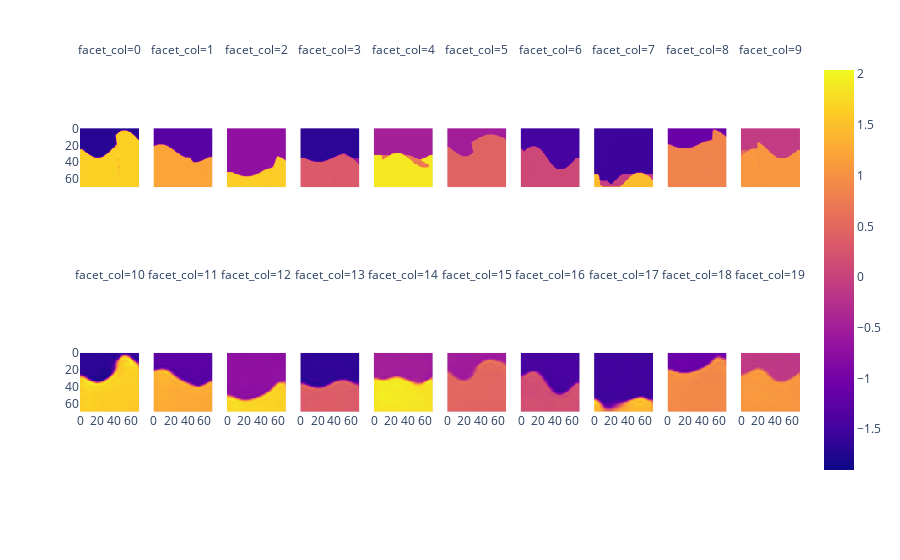

Notebook code cell kept with this figure:
### Code cell
import numpy as np
import plotly.express as px

OFFSET = 50
IMGS_TO_SHOW = 10

y_true_to_display = (
    batch_y
    .cpu()
    .numpy()
    [OFFSET:OFFSET+IMGS_TO_SHOW, 0, ...]
)

y_pred_to_display = (
    batch_y_pred
    .cpu()
    .detach()
    .numpy()
    [OFFSET:OFFSET+IMGS_TO_SHOW, 0, ...]
)

print(y_true_to_display.shape)


px.imshow(
    np.concatenate(
        (y_true_to_display,
        y_pred_to_display)
    ),
    facet_col=0,
    facet_col_wrap=IMGS_TO_SHOW,
)

### Figure 1 — Plotly figure (JSON) as saved in the notebook; plotly's stock layout.template omitted (floating-point values rounded to 4 significant figures; data arrays with more than 128 entries replaced by an {"elided": "..."} marker saying what was removed)
{"data": [{"coloraxis": "coloraxis", "hovertemplate": "x: %{x}<br>y: %{y}<br>color: %{z}<extra></extra>", "name": "0", "type": "heatmap", "xaxis": "x11", "yaxis": "y11", "z": {"elided": "70x70 float values"}}, {"coloraxis": "coloraxis", "hovertemplate": "x: %{x}<br>y: %{y}<br>color: %{z}<extra></extra>", "name": "1", "type": "heatmap", "xaxis": "x12", "yaxis": "y12", "z": {"elided": "70x70 float values"}}, {"coloraxis": "coloraxis", "hovertemplate": "x: %{x}<br>y: %{y}<br>color: %{z}<extra></extra>", "name": "2", "type": "heatmap", "xaxis": "x13", "yaxis": "y13", "z": {"elided": "70x70 float values"}}, {"coloraxis": "coloraxis", "hovertemplate": "x: %{x}<br>y: %{y}<br>color: %{z}<extra></extra>", "name": "3", "type": "heatmap", "xaxis": "x14", "yaxis": "y14", "z": {"elided": "70x70 float values"}}, {"coloraxis": "coloraxis", "hovertemplate": "x: %{x}<br>y: %{y}<br>color: %{z}<extra></extra>", "name": "4", "type": "heatmap", "xaxis": "x15", "yaxis": "y15", "z": {"elided": "70x70 float values"}}, {"coloraxis": "coloraxis", "hovertemplate": "x: %{x}<br>y: %{y}<br>color: %{z}<extra></extra>", "name": "5", "type": "heatmap", "xaxis": "x16", "yaxis": "y16", "z": {"elided": "70x70 float values"}}, {"coloraxis": "coloraxis", "hovertemplate": "x: %{x}<br>y: %{y}<br>color: %{z}<extra></extra>", "name": "6", "type": "heatmap", "xaxis": "x17", "yaxis": "y17", "z": {"elided": "70x70 float values"}}, {"coloraxis": "coloraxis", "hovertemplate": "x: %{x}<br>y: %{y}<br>color: %{z}<extra></extra>", "name": "7", "type": "heatmap", "xaxis": "x18", "yaxis": "y18", "z": {"elided": "70x70 float values"}}, {"coloraxis": "coloraxis", "hovertemplate": "x: %{x}<br>y: %{y}<br>color: %{z}<extra></extra>", "name": "8", "type": "heatmap", "xaxis": "x19", "yaxis": "y19", "z": {"elided": "70x70 float values"}}, {"coloraxis": "coloraxis", "hovertemplate": "x: %{x}<br>y: %{y}<br>color: %{z}<extra></extra>", "name": "9", "type": "heatmap", "xaxis": "x20", "yaxis": "y20", "z": {"elided": "70x70 float values"}}, {"coloraxis": "coloraxis", "hovertemplate": "x: %{x}<br>y: %{y}<br>color: %{z}<extra></extra>", "name": "10", "type": "heatmap", "xaxis": "x", "yaxis": "y", "z": {"elided": "70x70 float values"}}, {"coloraxis": "coloraxis", "hovertemplate": "x: %{x}<br>y: %{y}<br>color: %{z}<extra></extra>", "name": "11", "type": "heatmap", "xaxis": "x2", "yaxis": "y2", "z": {"elided": "70x70 float values"}}, {"coloraxis": "coloraxis", "hovertemplate": "x: %{x}<br>y: %{y}<br>color: %{z}<extra></extra>", "name": "12", "type": "heatmap", "xaxis": "x3", "yaxis": "y3", "z": {"elided": "70x70 float values"}}, {"coloraxis": "coloraxis", "hovertemplate": "x: %{x}<br>y: %{y}<br>color: %{z}<extra></extra>", "name": "13", "type": "heatmap", "xaxis": "x4", "yaxis": "y4", "z": {"elided": "70x70 float values"}}, {"coloraxis": "coloraxis", "hovertemplate": "x: %{x}<br>y: %{y}<br>color: %{z}<extra></extra>", "name": "14", "type": "heatmap", "xaxis": "x5", "yaxis": "y5", "z": {"elided": "70x70 float values"}}, {"coloraxis": "coloraxis", "hovertemplate": "x: %{x}<br>y: %{y}<br>color: %{z}<extra></extra>", "name": "15", "type": "heatmap", "xaxis": "x6", "yaxis": "y6", "z": {"elided": "70x70 float values"}}, {"coloraxis": "coloraxis", "hovertemplate": "x: %{x}<br>y: %{y}<br>color: %{z}<extra></extra>", "name": "16", "type": "heatmap", "xaxis": "x7", "yaxis": "y7", "z": {"elided": "70x70 float values"}}, {"coloraxis": "coloraxis", "hovertemplate": "x: %{x}<br>y: %{y}<br>color: %{z}<extra></extra>", "name": "17", "type": "heatmap", "xaxis": "x8", "yaxis": "y8", "z": {"elided": "70x70 float values"}}, {"coloraxis": "coloraxis", "hovertemplate": "x: %{x}<br>y: %{y}<br>color: %{z}<extra></extra>", "name": "18", "type": "heatmap", "xaxis": "x9", "yaxis": "y9", "z": {"elided": "70x70 float values"}}, {"coloraxis": "coloraxis", "hovertemplate": "x: %{x}<br>y: %{y}<br>color: %{z}<extra></extra>", "name": "19", "type": "heatmap", "xaxis": "x10", "yaxis": "y10", "z": {"elided": "70x70 float values"}}], "layout": {"annotations": [{"font": {}, "showarrow": false, "text": "facet_col=10", "x": 0.041, "xanchor": "center", "xref": "paper", "y": 0.465, "yanchor": "bottom", "yref": "paper"}, {"font": {}, "showarrow": false, "text": "facet_col=11", "x": 0.143, "xanchor": "center", "xref": "paper", "y": 0.465, "yanchor": "bottom", "yref": "paper"}, {"font": {}, "showarrow": false, "text": "facet_col=12", "x": 0.245, "xanchor": "center", "xref": "paper", "y": 0.465, "yanchor": "bottom", "yref": "paper"}, {"font": {}, "showarrow": false, "text": "facet_col=13", "x": 0.347, "xanchor": "center", "xref": "paper", "y": 0.465, "yanchor": "bottom", "yref": "paper"}, {"font": {}, "showarrow": false, "text": "facet_col=14", "x": 0.449, "xanchor": "center", "xref": "paper", "y": 0.465, "yanchor": "bottom", "yref": "paper"}, {"font": {}, "showarrow": false, "text": "facet_col=15", "x": 0.551, "xanchor": "center", "xref": "paper", "y": 0.465, "yanchor": "bottom", "yref": "paper"}, {"font": {}, "showarrow": false, "text": "facet_col=16", "x": 0.653, "xanchor": "center", "xref": "paper", "y": 0.465, "yanchor": "bottom", "yref": "paper"}, {"font": {}, "showarrow": false, "text": "facet_col=17", "x": 0.755, "xanchor": "center", "xref": "paper", "y": 0.465, "yanchor": "bottom", "yref": "paper"}, {"font": {}, "showarrow": false, "text": "facet_col=18", "x": 0.857, "xanchor": "center", "xref": "paper", "y": 0.465, "yanchor": "bottom", "yref": "paper"}, {"font": {}, "showarrow": false, "text": "facet_col=19", "x": 0.959, "xanchor": "center", "xref": "paper", "y": 0.465, "yanchor": "bottom", "yref": "paper"}, {"font": {}, "showarrow": false, "text": "facet_col=0", "x": 0.041, "xanchor": "center", "xref": "paper", "y": 1.0, "yanchor": "bottom", "yref": "paper"}, {"font": {}, "showarrow": false, "text": "facet_col=1", "x": 0.143, "xanchor": "center", "xref": "paper", "y": 1.0, "yanchor": "bottom", "yref": "paper"}, {"font": {}, "showarrow": false, "text": "facet_col=2", "x": 0.245, "xanchor": "center", "xref": "paper", "y": 1.0, "yanchor": "bottom", "yref": "paper"}, {"font": {}, "showarrow": false, "text": "facet_col=3", "x": 0.347, "xanchor": "center", "xref": "paper", "y": 1.0, "yanchor": "bottom", "yref": "paper"}, {"font": {}, "showarrow": false, "text": "facet_col=4", "x": 0.449, "xanchor": "center", "xref": "paper", "y": 1.0, "yanchor": "bottom", "yref": "paper"}, {"font": {}, "showarrow": false, "text": "facet_col=5", "x": 0.551, "xanchor": "center", "xref": "paper", "y": 1.0, "yanchor": "bottom", "yref": "paper"}, {"font": {}, "showarrow": false, "text": "facet_col=6", "x": 0.653, "xanchor": "center", "xref": "paper", "y": 1.0, "yanchor": "bottom", "yref": "paper"}, {"font": {}, "showarrow": false, "text": "facet_col=7", "x": 0.755, "xanchor": "center", "xref": "paper", "y": 1.0, "yanchor": "bottom", "yref": "paper"}, {"font": {}, "showarrow": false, "text": "facet_col=8", "x": 0.857, "xanchor": "center", "xref": "paper", "y": 1.0, "yanchor": "bottom", "yref": "paper"}, {"font": {}, "showarrow": false, "text": "facet_col=9", "x": 0.959, "xanchor": "center", "xref": "paper", "y": 1.0, "yanchor": "bottom", "yref": "paper"}], "coloraxis": {"colorscale": [[0, "#0d0887"], [0.1111, "#46039f"], [0.2222, "#7201a8"], [0.3333, "#9c179e"], [0.4444, "#bd3786"], [0.5556, "#d8576b"], [0.6667, "#ed7953"], [0.7778, "#fb9f3a"], [0.8889, "#fdca26"], [1, "#f0f921"]]}, "margin": {"t": 60}, "xaxis": {"anchor": "y", "constrain": "domain", "domain": [0, 0.082], "scaleanchor": "y"}, "xaxis10": {"anchor": "y10", "domain": [0.918, 1], "matches": "x"}, "xaxis11": {"anchor": "y11", "domain": [0, 0.082], "matches": "x", "showticklabels": false}, "xaxis12": {"anchor": "y12", "domain": [0.102, 0.184], "matches": "x", "showticklabels": false}, "xaxis13": {"anchor": "y13", "domain": [0.204, 0.286], "matches": "x", "showticklabels": false}, "xaxis14": {"anchor": "y14", "domain": [0.306, 0.388], "matches": "x", "showticklabels": false}, "xaxis15": {"anchor": "y15", "domain": [0.408, 0.49], "matches": "x", "showticklabels": false}, "xaxis16": {"anchor": "y16", "domain": [0.51, 0.592], "matches": "x", "showticklabels": false}, "xaxis17": {"anchor": "y17", "domain": [0.612, 0.694], "matches": "x", "showticklabels": false}, "xaxis18": {"anchor": "y18", "domain": [0.714, 0.796], "matches": "x", "showticklabels": false}, "xaxis19": {"anchor": "y19", "domain": [0.816, 0.898], "matches": "x", "showticklabels": false}, "xaxis2": {"anchor": "y2", "domain": [0.102, 0.184], "matches": "x"}, "xaxis20": {"anchor": "y20", "domain": [0.918, 1], "matches": "x", "showticklabels": false}, "xaxis3": {"anchor": "y3", "domain": [0.204, 0.286], "matches": "x"}, "xaxis4": {"anchor": "y4", "domain": [0.306, 0.388], "matches": "x"}, "xaxis5": {"anchor": "y5", "domain": [0.408, 0.49], "matches": "x"}, "xaxis6": {"anchor": "y6", "domain": [0.51, 0.592], "matches": "x"}, "xaxis7": {"anchor": "y7", "domain": [0.612, 0.694], "matches": "x"}, "xaxis8": {"anchor": "y8", "domain": [0.714, 0.796], "matches": "x"}, "xaxis9": {"anchor": "y9", "domain": [0.816, 0.898], "matches": "x"}, "yaxis": {"anchor": "x", "autorange": "reversed", "constrain": "domain", "domain": [0, 0.465]}, "yaxis10": {"anchor": "x10", "domain": [0, 0.465], "matches": "y", "showticklabels": false}, "yaxis11": {"anchor": "x11", "domain": [0.535, 1.0], "matches": "y"}, "yaxis12": {"anchor": "x12", "domain": [0.535, 1.0], "matches": "y", "showticklabels": false}, "yaxis13": {"anchor": "x13", "domain": [0.535, 1.0], "matches": "y", "showticklabels": false}, "yaxis14": {"anchor": "x14", "domain": [0.535, 1.0], "matches": "y", "showticklabels": false}, "yaxis15": {"anchor": "x15", "domain": [0.535, 1.0], "matches": "y", "showticklabels": false}, "yaxis16": {"anchor": "x16", "domain": [0.535, 1.0], "matches": "y", "showticklabels": false}, "yaxis17": {"anchor": "x17", "domain": [0.535, 1.0], "matches": "y", "showticklabels": false}, "yaxis18": {"anchor": "x18", "domain": [0.535, 1.0], "matches": "y", "showticklabels": false}, "yaxis19": {"anchor": "x19", "domain": [0.535, 1.0], "matches": "y", "showticklabels": false}, "yaxis2": {"anchor": "x2", "domain": [0, 0.465], "matches": "y", "showticklabels": false}, "yaxis20": {"anchor": "x20", "domain": [0.535, 1.0], "matches": "y", "showticklabels": false}, "yaxis3": {"anchor": "x3", "domain": [0, 0.465], "matches": "y", "showticklabels": false}, "yaxis4": {"anchor": "x4", "domain": [0, 0.465], "matches": "y", "showticklabels": false}, "yaxis5": {"anchor": "x5", "domain": [0, 0.465], "matches": "y", "showticklabels": false}, "yaxis6": {"anchor": "x6", "domain": [0, 0.465], "matches": "y", "showticklabels": false}, "yaxis7": {"anchor": "x7", "domain": [0, 0.465], "matches": "y", "showticklabels": false}, "yaxis8": {"anchor": "x8", "domain": [0, 0.465], "matches": "y", "showticklabels": false}, "yaxis9": {"anchor": "x9", "domain": [0, 0.465], "matches": "y", "showticklabels": false}}}
